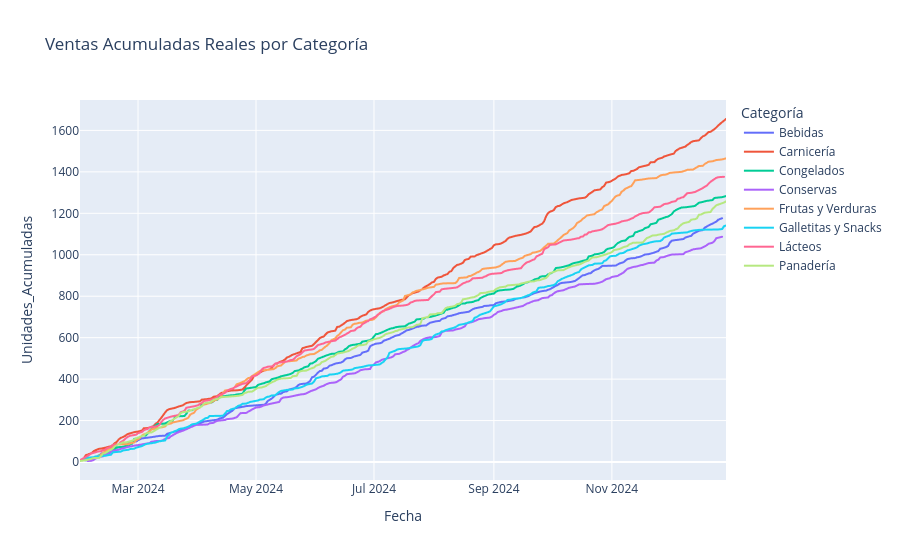
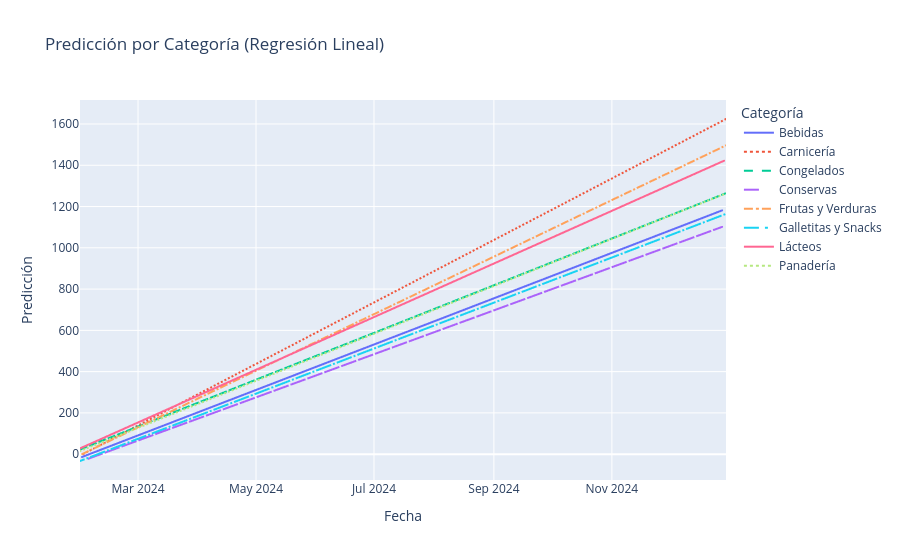

Write notebook code for charts like these, in order.
### Code cell
metricas = []
df_predicciones = []

for cat, df_cat in datos_cat_unidades.groupby('Categoría'):
    
    df_pred, rmse, r2, modelo = entrenar_regresion(df_cat)  # ← rmse viene de la función
    df_pred['Categoría'] = cat
    
    df_predicciones.append(df_pred)
    metricas.append({'Categoría': cat, 'RMSE': rmse, 'R2': r2})  # ← guardar RMSE
      

df_reg_cat = pd.concat(df_predicciones, ignore_index=True)
df_metricas = pd.DataFrame(metricas)

print(df_metricas)

fig = px.line(
    df_reg_cat,
    x='Fecha',
    y='Unidades_Acumuladas',
    color='Categoría',
    title='Ventas Acumuladas Reales por Categoría'
)

fig_pred = px.line(
    df_reg_cat,
    x='Fecha',
    y='Predicción',
    color='Categoría',
    title='Predicción por Categoría (Regresión Lineal)',
    line_dash='Categoría'
)

fig.show()
fig_pred.show()

### Figure 1 — Plotly figure (JSON) as saved in the notebook; plotly's stock layout.template omitted (floating-point values rounded to 4 significant figures; data arrays with more than 128 entries replaced by an {"elided": "..."} marker saying what was removed)
{"data": [{"hovertemplate": "Categoría=Bebidas<br>Fecha=%{x}<br>Unidades_Acumuladas=%{y}<extra></extra>", "legendgroup": "Bebidas", "line": {"color": "#636efa", "dash": "solid"}, "marker": {"symbol": "circle"}, "mode": "lines", "name": "Bebidas", "showlegend": true, "type": "scattergl", "x": {"elided": "216 str values"}, "xaxis": "x", "y": {"elided": "216 int values"}, "yaxis": "y"}, {"hovertemplate": "Categoría=Carnicería<br>Fecha=%{x}<br>Unidades_Acumuladas=%{y}<extra></extra>", "legendgroup": "Carnicería", "line": {"color": "#EF553B", "dash": "solid"}, "marker": {"symbol": "circle"}, "mode": "lines", "name": "Carnicería", "showlegend": true, "type": "scattergl", "x": {"elided": "242 str values"}, "xaxis": "x", "y": {"elided": "242 int values"}, "yaxis": "y"}, {"hovertemplate": "Categoría=Congelados<br>Fecha=%{x}<br>Unidades_Acumuladas=%{y}<extra></extra>", "legendgroup": "Congelados", "line": {"color": "#00cc96", "dash": "solid"}, "marker": {"symbol": "circle"}, "mode": "lines", "name": "Congelados", "showlegend": true, "type": "scattergl", "x": {"elided": "223 str values"}, "xaxis": "x", "y": {"elided": "223 int values"}, "yaxis": "y"}, {"hovertemplate": "Categoría=Conservas<br>Fecha=%{x}<br>Unidades_Acumuladas=%{y}<extra></extra>", "legendgroup": "Conservas", "line": {"color": "#ab63fa", "dash": "solid"}, "marker": {"symbol": "circle"}, "mode": "lines", "name": "Conservas", "showlegend": true, "type": "scattergl", "x": {"elided": "199 str values"}, "xaxis": "x", "y": {"elided": "199 int values"}, "yaxis": "y"}, {"hovertemplate": "Categoría=Frutas y Verduras<br>Fecha=%{x}<br>Unidades_Acumuladas=%{y}<extra></extra>", "legendgroup": "Frutas y Verduras", "line": {"color": "#FFA15A", "dash": "solid"}, "marker": {"symbol": "circle"}, "mode": "lines", "name": "Frutas y Verduras", "showlegend": true, "type": "scattergl", "x": {"elided": "232 str values"}, "xaxis": "x", "y": {"elided": "232 int values"}, "yaxis": "y"}, {"hovertemplate": "Categoría=Galletitas y Snacks<br>Fecha=%{x}<br>Unidades_Acumuladas=%{y}<extra></extra>", "legendgroup": "Galletitas y Snacks", "line": {"color": "#19d3f3", "dash": "solid"}, "marker": {"symbol": "circle"}, "mode": "lines", "name": "Galletitas y Snacks", "showlegend": true, "type": "scattergl", "x": {"elided": "202 str values"}, "xaxis": "x", "y": {"elided": "202 int values"}, "yaxis": "y"}, {"hovertemplate": "Categoría=Lácteos<br>Fecha=%{x}<br>Unidades_Acumuladas=%{y}<extra></extra>", "legendgroup": "Lácteos", "line": {"color": "#FF6692", "dash": "solid"}, "marker": {"symbol": "circle"}, "mode": "lines", "name": "Lácteos", "showlegend": true, "type": "scattergl", "x": {"elided": "235 str values"}, "xaxis": "x", "y": {"elided": "235 int values"}, "yaxis": "y"}, {"hovertemplate": "Categoría=Panadería<br>Fecha=%{x}<br>Unidades_Acumuladas=%{y}<extra></extra>", "legendgroup": "Panadería", "line": {"color": "#B6E880", "dash": "solid"}, "marker": {"symbol": "circle"}, "mode": "lines", "name": "Panadería", "showlegend": true, "type": "scattergl", "x": {"elided": "227 str values"}, "xaxis": "x", "y": {"elided": "227 int values"}, "yaxis": "y"}], "layout": {"legend": {"title": {"text": "Categoría"}, "tracegroupgap": 0}, "title": {"text": "Ventas Acumuladas Reales por Categoría"}, "xaxis": {"anchor": "y", "domain": [0, 1], "title": {"text": "Fecha"}}, "yaxis": {"anchor": "x", "domain": [0, 1], "title": {"text": "Unidades_Acumuladas"}}}}

### Figure 2 — Plotly figure (JSON) as saved in the notebook; plotly's stock layout.template omitted (floating-point values rounded to 4 significant figures; data arrays with more than 128 entries replaced by an {"elided": "..."} marker saying what was removed)
{"data": [{"hovertemplate": "Categoría=Bebidas<br>Fecha=%{x}<br>Predicción=%{y}<extra></extra>", "legendgroup": "Bebidas", "line": {"color": "#636efa", "dash": "solid"}, "marker": {"symbol": "circle"}, "mode": "lines", "name": "Bebidas", "showlegend": true, "type": "scattergl", "x": {"elided": "216 str values"}, "xaxis": "x", "y": {"elided": "216 float values"}, "yaxis": "y"}, {"hovertemplate": "Categoría=Carnicería<br>Fecha=%{x}<br>Predicción=%{y}<extra></extra>", "legendgroup": "Carnicería", "line": {"color": "#EF553B", "dash": "dot"}, "marker": {"symbol": "circle"}, "mode": "lines", "name": "Carnicería", "showlegend": true, "type": "scattergl", "x": {"elided": "242 str values"}, "xaxis": "x", "y": {"elided": "242 float values"}, "yaxis": "y"}, {"hovertemplate": "Categoría=Congelados<br>Fecha=%{x}<br>Predicción=%{y}<extra></extra>", "legendgroup": "Congelados", "line": {"color": "#00cc96", "dash": "dash"}, "marker": {"symbol": "circle"}, "mode": "lines", "name": "Congelados", "showlegend": true, "type": "scattergl", "x": {"elided": "223 str values"}, "xaxis": "x", "y": {"elided": "223 float values"}, "yaxis": "y"}, {"hovertemplate": "Categoría=Conservas<br>Fecha=%{x}<br>Predicción=%{y}<extra></extra>", "legendgroup": "Conservas", "line": {"color": "#ab63fa", "dash": "longdash"}, "marker": {"symbol": "circle"}, "mode": "lines", "name": "Conservas", "showlegend": true, "type": "scattergl", "x": {"elided": "199 str values"}, "xaxis": "x", "y": {"elided": "199 float values"}, "yaxis": "y"}, {"hovertemplate": "Categoría=Frutas y Verduras<br>Fecha=%{x}<br>Predicción=%{y}<extra></extra>", "legendgroup": "Frutas y Verduras", "line": {"color": "#FFA15A", "dash": "dashdot"}, "marker": {"symbol": "circle"}, "mode": "lines", "name": "Frutas y Verduras", "showlegend": true, "type": "scattergl", "x": {"elided": "232 str values"}, "xaxis": "x", "y": {"elided": "232 float values"}, "yaxis": "y"}, {"hovertemplate": "Categoría=Galletitas y Snacks<br>Fecha=%{x}<br>Predicción=%{y}<extra></extra>", "legendgroup": "Galletitas y Snacks", "line": {"color": "#19d3f3", "dash": "longdashdot"}, "marker": {"symbol": "circle"}, "mode": "lines", "name": "Galletitas y Snacks", "showlegend": true, "type": "scattergl", "x": {"elided": "202 str values"}, "xaxis": "x", "y": {"elided": "202 float values"}, "yaxis": "y"}, {"hovertemplate": "Categoría=Lácteos<br>Fecha=%{x}<br>Predicción=%{y}<extra></extra>", "legendgroup": "Lácteos", "line": {"color": "#FF6692", "dash": "solid"}, "marker": {"symbol": "circle"}, "mode": "lines", "name": "Lácteos", "showlegend": true, "type": "scattergl", "x": {"elided": "235 str values"}, "xaxis": "x", "y": {"elided": "235 float values"}, "yaxis": "y"}, {"hovertemplate": "Categoría=Panadería<br>Fecha=%{x}<br>Predicción=%{y}<extra></extra>", "legendgroup": "Panadería", "line": {"color": "#B6E880", "dash": "dot"}, "marker": {"symbol": "circle"}, "mode": "lines", "name": "Panadería", "showlegend": true, "type": "scattergl", "x": {"elided": "227 str values"}, "xaxis": "x", "y": {"elided": "227 float values"}, "yaxis": "y"}], "layout": {"legend": {"title": {"text": "Categoría"}, "tracegroupgap": 0}, "title": {"text": "Predicción por Categoría (Regresión Lineal)"}, "xaxis": {"anchor": "y", "domain": [0, 1], "title": {"text": "Fecha"}}, "yaxis": {"anchor": "x", "domain": [0, 1], "title": {"text": "Predicción"}}}}
